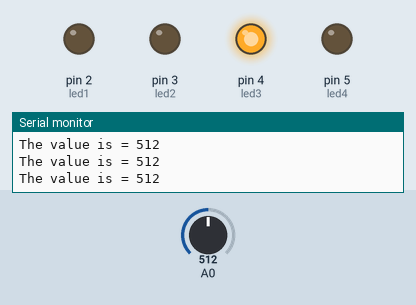
The sketch below on a simulated Arduino Uno, built with avr-gcc and run on an emulated ATmega328P. Shown: output pins drawn as LEDs (lit = HIGH), the last lines printed to the serial monitor. The test bench sets the inputs (shaded band); at power-on: A0 = 512.

Above: at 1.2 s.
1.3 s: A0 set to 501
At 2.5 s:
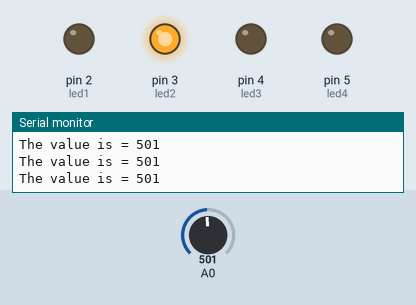
2.8 s: A0 set to 263
4.3 s: A0 set to 238
At 5.5 s:
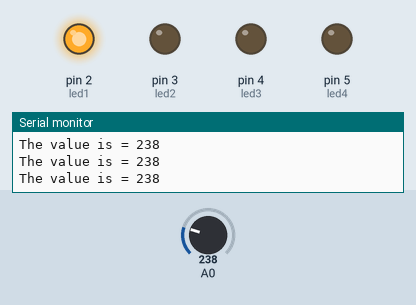
5.8 s: A0 set to 1023
At 6.6 s:
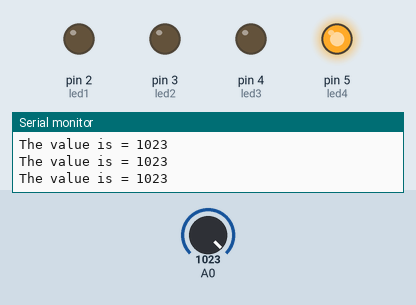
7.3 s: A0 set to 785
8.8 s: A0 set to 760
At 9.4 s:
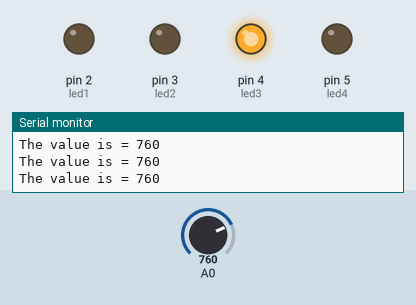
Timing chart, 0 to 11.3 s (numbered marks = the images above; inputs shaded):
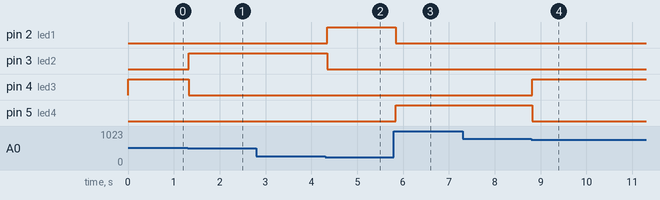

Measured:
- the behaviour switches between 512 and 511 on A0 (found by bisection; images 0 and 1)
- the behaviour switches between 256 and 255 on A0 (found by bisection; images 1 and 2)
- the behaviour switches between 768 and 767 on A0 (found by bisection; images 3 and 4)
- after the input at 1.3 s, pin 3 (led2): LOW → HIGH at once; pin 4 (led3): HIGH → LOW at once
- after the input at 4.3 s, pin 2 (led1): LOW → HIGH at once; pin 3 (led2): HIGH → LOW at once
- after the input at 5.8 s, pin 2 (led1): HIGH → LOW at once; pin 5 (led4): LOW → HIGH at once
- after the input at 8.8 s, pin 4 (led3): LOW → HIGH at once; pin 5 (led4): HIGH → LOW at once

The sketch:

Sketch8_PotentiometerLEDS.ino
```cpp
// Variable to store the potentiometer value
int potValue;

// LED pin definitions
int led1 = 2;
int led2 = 3;
int led3 = 4;
int led4 = 5;

void setup() {
  // Initialize serial communication
  Serial.begin(9600);

  // Print startup message to the serial monitor
  Serial.println("Sketch started - Potentiometer values");

  // Set LED pins as outputs
  pinMode(led1, OUTPUT);
  pinMode(led2, OUTPUT);
  pinMode(led3, OUTPUT);
  pinMode(led4, OUTPUT);
}

void loop() {
  // Read value from analog pin A0
  potValue = analogRead(A0);

  // Print value to the serial monitor
  Serial.print("The value is = ");
  Serial.println(potValue);

  // Logic to turn on LEDs based on the potentiometer range
  if (potValue >= 0 && potValue <= 255) {
      digitalWrite(led1, HIGH);
      digitalWrite(led2, LOW);
      digitalWrite(led3, LOW);
      digitalWrite(led4, LOW);
  }

  else if (potValue >= 256 && potValue <= 511) {
      digitalWrite(led1, LOW);
      digitalWrite(led2, HIGH);
      digitalWrite(led3, LOW);
      digitalWrite(led4, LOW);
  }

  else if (potValue >= 512 && potValue <= 767) {
      digitalWrite(led1, LOW);
      digitalWrite(led2, LOW);
      digitalWrite(led3, HIGH);
      digitalWrite(led4, LOW);
  }

  else if (potValue >= 768 && potValue <= 1023) {
      digitalWrite(led1, LOW);
      digitalWrite(led2, LOW);
      digitalWrite(led3, LOW);
      digitalWrite(led4, HIGH);
   }
}
```
